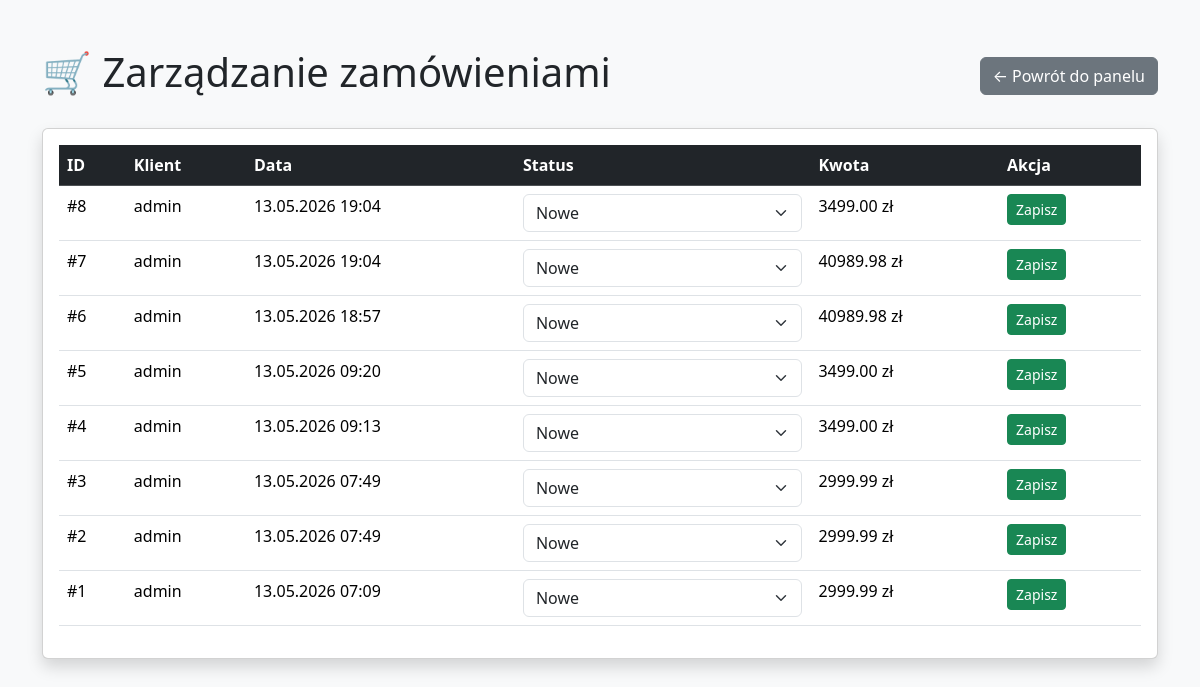
Screenshot of /admin-orders/ (signed in) with the database file from the repository.
### orders/models.py (models this page shows, shortened)
class Order(models.Model):
    STATUS_CHOICES = [
        ('new', 'Nowe'),
        ('processing', 'W realizacji'),
        ('shipped', 'Wysłane'),
        ('completed', 'Zakończone'),
        ('cancelled', 'Anulowane'),
    ]
    customer = models.ForeignKey(
        settings.AUTH_USER_MODEL,
        on_delete=models.CASCADE,
        related_name='orders'
    )
    created_at = models.DateTimeField(auto_now_add=True)
    status = models.CharField(
        max_length=20,
        choices=STATUS_CHOICES,
        default='new'
    )
    total = models.DecimalField(
        max_digits=10,
        decimal_places=2,
        default=0
    )

### accounts/models.py (models this page shows, shortened)
class User(AbstractUser):
    ROLE_CHOICES = [
        ('admin', 'Administrator'),
        ('company', 'Company Owner'),
        ('sales', 'Sales Manager'),
    ]
    role = models.CharField(
        max_length=20,
        choices=ROLE_CHOICES,
        default='company'
    )
    company = models.ForeignKey(
        'companies.Company',
        on_delete=models.SET_NULL,
        null=True,
        blank=True,
        related_name='employees'
    )

### accounts/admin_views.py (the view)
@login_required
def admin_orders(request):
    if request.user.role != 'admin':
        return redirect('/dashboard/')
    orders = Order.objects.select_related(
        'customer'
    ).all().order_by('-id')
    return render(
        request,
        'accounts/admin_orders.html',
        {
            'orders': orders
        }
    )

### accounts/templates/accounts/admin_orders.html (shortened to what this page needs)
<!DOCTYPE html>
<html lang="pl">
<head>
    <link
        href="https://cdn.jsdelivr.net/npm/bootstrap@5.3.3/dist/css/bootstrap.min.css"
        rel="stylesheet"
    >
</head>
<body class="bg-light">
<div class="container mt-5">
    <div class="d-flex justify-content-between align-items-center mb-4">
        <h1>🛒 Zarządzanie zamówieniami</h1>
        <a
            href="/admin-panel/"
            class="btn btn-secondary"
        >
            ← Powrót do panelu
        </a>
    </div>
    <div class="card shadow">
        <div class="card-body">
            <table class="table table-hover">
                <thead class="table-dark">
                    <tr>
                        <th>ID</th>
                        <th>Klient</th>
                        <th>Data</th>
                        <th>Status</th>
                        <th>Kwota</th>
                        <th>Akcja</th>
                    </tr>
                </thead>
                <tbody>
                {% for order in orders %}
                    <tr>
                        <td>
                            #{{ order.id }}
                        </td>
                        <td>
                            {{ order.customer.username }}
                        </td>
                        <td>
                            {{ order.created_at|date:"d.m.Y H:i" }}
                        </td>
                        <td>
                            <form
                                method="post"
                                action="/admin-orders/{{ order.id }}/status/"
                            >
                                <select
                                    name="status"
                                    class="form-select"
                                >
                                    <option value="new"
                                        {% if order.status == 'new' %}
                                        selected
                                        {% endif %}
                                    >
                                        Nowe
                                    </option>
                                </select>
                        </td>
                        <td>
                            {{ order.total }} zł
                        </td>
                        <td>
                                <button
                                    type="submit"
                                    class="btn btn-success btn-sm"
                                >
                                    Zapisz
                                </button>
                        </td>
                    </tr>
                {% empty %}
                    <tr>
                        <td colspan="6">
                            Brak zamówień.
                        </td>
                    </tr>
                {% endfor %}
                </tbody>
            </table>
        </div>
    </div>
</div>
</body>
</html>

### rows the page displays
Order: id "8", customer.username "admin", created_at "13.05.2026 19:04", status "Nowe", total "3499.00"
Order: id "7", customer.username "admin", created_at "13.05.2026 19:04", status "Nowe", total "40989.98"
Order: id "6", customer.username "admin", created_at "13.05.2026 18:57", status "Nowe", total "40989.98"
Order: id "5", customer.username "admin", created_at "13.05.2026 09:20", status "Nowe", total "3499.00"
Order: id "4", customer.username "admin", created_at "13.05.2026 09:13", status "Nowe", total "3499.00"
Order: id "3", customer.username "admin", created_at "13.05.2026 07:49", status "Nowe", total "2999.99"
Order: id "2", customer.username "admin", created_at "13.05.2026 07:49", status "Nowe", total "2999.99"
Order: id "1", customer.username "admin", created_at "13.05.2026 07:09", status "Nowe", total "2999.99"
